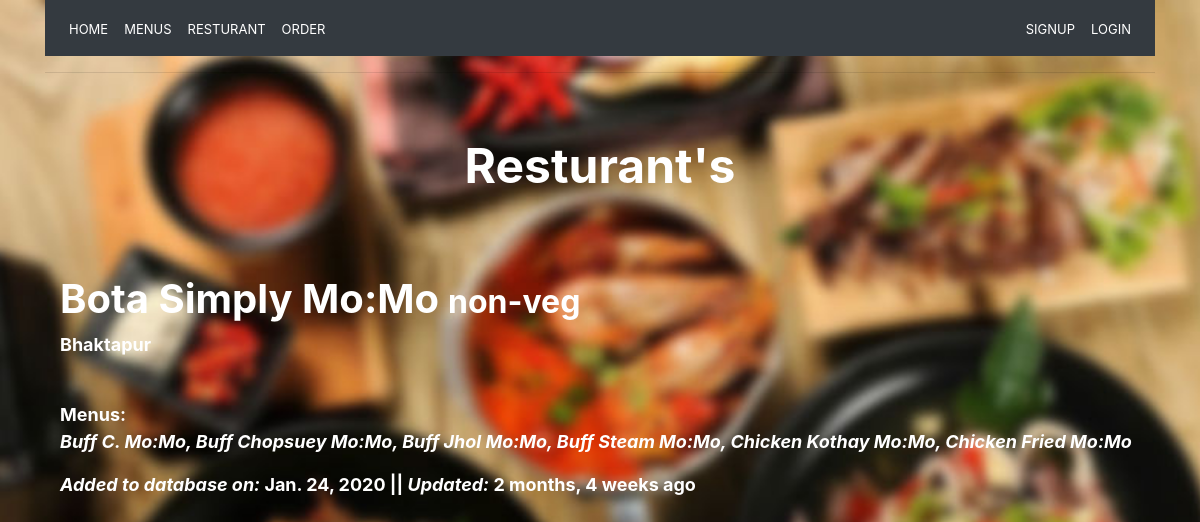
The app's page /resturants/bota-simply-momo/ with its own data.
### resturants/models.py (models this page shows, shortened)
class ResturantLocation(models.Model):      # we are making the resturant related database in table
    name=models.CharField(max_length=120,validators=[validate_resturant_name])      #it is used to check whether the resturant name is "create" or not, if yes then it is not valid
    location=models.CharField(max_length=120,null=True,blank=True)     #null and blank: if we leave blank then it work as it is True
    category = models.CharField(max_length=120, null=True, blank=True, validators=[validate_resturant_category])
    owner = models.ForeignKey(CustomUser, blank=True, null=True, on_delete=models.CASCADE)      #CASCADE: it used to delete the entire related data of that user in database,when we delete that user
    timestamp=models.DateTimeField(auto_now_add=True)
    updated=models.DateTimeField(auto_now=True)
    menus = models.CharField(max_length=120, null=True, blank=True)
    slug=models.SlugField(null=True,blank=True)     #it is used to make the browser address beautiful

### resturants/views.py (the view)
# urls.py: path('<str:slug>/', ResturantDetailView.as_view(), name="detail"),
class ResturantDetailView(DetailView):
    template_name = "resturants/resturantlocation_detail.html"
    def get_object(self, queryset=None):    #here slug is used to identify theS particular resturants
        slug = self.kwargs.get("slug")
        obj = get_object_or_404(ResturantLocation, slug=slug)
        return obj

### resturants/templates/resturants/resturantlocation_detail.html (shortened to what this page needs)
{% extends "base.html" %}
{% block content %}
    {% load static %}
<link rel="stylesheet" type="text/css" href="{% static 'resturants/resturant_list.css' %}">
<hr>
<div class="container">
  <div class="row-fluid">
      	<div class="span5 offsetHalf block">
          <div class="pull-center"><br><br>
              <h1><font color="#ffffff"><center><h1><b><font size="7">Resturant's</font></b></h1></center></font></h1><br><br><br>
              <b><font size="4"><h1><b>{{ resturantlocation.name }}</b><small> <b>{{ resturantlocation.category }}</b></small></h1>
                <p>{{ resturantlocation.location }}</p><br>
              <p>Menus: <br><i>{{ resturantlocation.menus }}</i></p>
                <p><i>Added to database on:</i> {{ resturantlocation.timestamp|date }} || <i>Updated:</i> {{ resturantlocation.updated|timesince }} ago</p>
              </font></b>
          </div>
      	</div>
</div>
{% endblock %}

### resturants/static/resturants/resturant_list.css (style rules this page uses)
body { background: url('/static/img/imageedit_1_3839533537.jpg') no-repeat center center fixed; -webkit-background-size: cover; -moz-background-size: cover; -o-background-size: cover; background-size: cover; color:#fff; background-color:#333; }

### records on screen
ResturantLocation: name "Bota Simply Mo:Mo", category "non-veg", location "Bhaktapur", menus "Buff C. Mo:Mo, Buff Chopsuey Mo:Mo, Buff Jhol Mo:Mo, Buff Steam Mo:Mo, Chicken Kothay Mo:Mo, Chicken Fried Mo:Mo", timestamp "Jan. 24, 2020", updated "2 months, 4 weeks"
